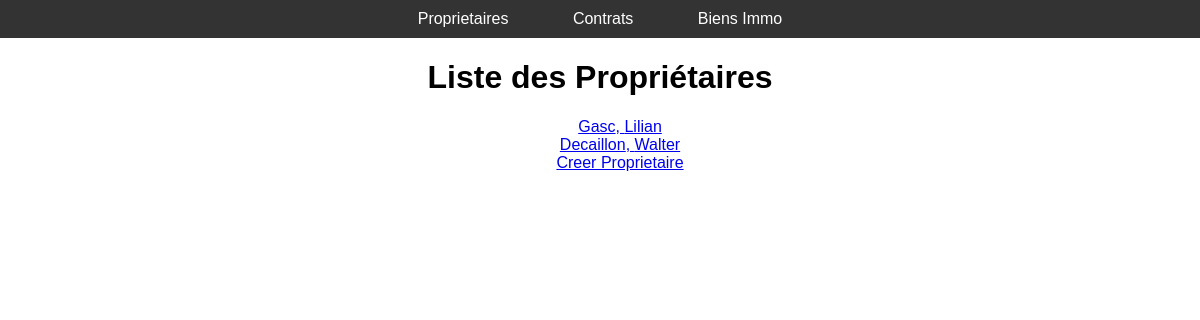
The page /liste-proprietaires/ on the database its author committed.
### copal_manager/models.py (models this page shows, shortened)
class Proprietaire(models.Model):
    CHOICES = [('M', 'Monsieur'),('Mme', 'Madame')]
    civilite = models.CharField(max_length=4, choices=CHOICES, default="M")
    nom = models.CharField(max_length=50)
    prenom = models.CharField(max_length=50)
    telephone = models.CharField(max_length=20)
    email = models.EmailField()
    addresse = models.CharField(max_length=50)
    code_postal = models.CharField(max_length=10)
    ville = models.CharField(max_length=20)

### copal_manager/views.py (the view)
# urls.py: path('liste-proprietaires/', views.liste_proprietaires, name = "liste-proprietaires"),
def liste_proprietaires(request):
    proprietaires = Proprietaire.objects.all()
    return render(request, 'copal_manager/liste-proprietaires.html', {'proprietaires': proprietaires})

### copal_manager/templates/copal_manager/liste-proprietaires.html
{% extends 'copal_manager/base.html' %}
{% block content %}
<h1>Liste des Propriétaires</h1>
<ul>
{% for proprietaire in proprietaires %}
<li><a href="{% url 'detail-proprietaire' proprietaire.id %}">{{ proprietaire.nom }}, {{ proprietaire.prenom }}</a></li>
{% endfor %}
<li><a href="{% url 'create-proprietaire' %}">Creer Proprietaire</a></li>
</ul>
{% endblock %}

### copal_manager/static/copal_manager/styles.css (style rules this page uses)
body { margin: 0; padding: 0; font-family: Arial, sans-serif; }
.block_content li { list-style: none; }

### rows shown on the page
Proprietaire: nom "Gasc", prenom "Lilian"
Proprietaire: nom "Decaillon", prenom "Walter"
